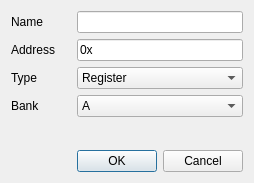
<?xml version="1.0" encoding="UTF-8"?>
<ui version="4.0">
 <class>RegWatcherDialog</class>
 <widget class="QDialog" name="RegWatcherDialog">
  <property name="geometry">
   <rect>
    <x>0</x>
    <y>0</y>
    <width>254</width>
    <height>183</height>
   </rect>
  </property>
  <property name="windowTitle">
   <string>Watch Address</string>
  </property>
  <layout class="QGridLayout" name="gridLayout">
   <item row="1" column="1">
    <widget class="QLineEdit" name="leAddress">
     <property name="toolTip">
      <string>Hexadecimal address</string>
     </property>
     <property name="text">
      <string>0x</string>
     </property>
    </widget>
   </item>
   <item row="6" column="0">
    <spacer name="horizontalSpacer">
     <property name="orientation">
      <enum>Qt::Horizontal</enum>
     </property>
     <property name="sizeHint" stdset="0">
      <size>
       <width>40</width>
       <height>20</height>
      </size>
     </property>
    </spacer>
   </item>
   <item row="6" column="1">
    <widget class="QDialogButtonBox" name="btnBox">
     <property name="orientation">
      <enum>Qt::Horizontal</enum>
     </property>
     <property name="standardButtons">
      <set>QDialogButtonBox::Cancel|QDialogButtonBox::Ok</set>
     </property>
    </widget>
   </item>
   <item row="5" column="0" colspan="2">
    <spacer name="verticalSpacer">
     <property name="orientation">
      <enum>Qt::Vertical</enum>
     </property>
     <property name="sizeHint" stdset="0">
      <size>
       <width>20</width>
       <height>40</height>
      </size>
     </property>
    </spacer>
   </item>
   <item row="0" column="0">
    <widget class="QLabel" name="label_3">
     <property name="text">
      <string>Name</string>
     </property>
    </widget>
   </item>
   <item row="0" column="1">
    <widget class="QLineEdit" name="leName"/>
   </item>
   <item row="1" column="0">
    <widget class="QLabel" name="label">
     <property name="text">
      <string>Address</string>
     </property>
    </widget>
   </item>
   <item row="3" column="0">
    <widget class="QLabel" name="lblBank">
     <property name="text">
      <string>Bank</string>
     </property>
    </widget>
   </item>
   <item row="3" column="1">
    <widget class="QComboBox" name="cmbBank">
     <item>
      <property name="text">
       <string>A</string>
      </property>
     </item>
     <item>
      <property name="text">
       <string>B</string>
      </property>
     </item>
    </widget>
   </item>
   <item row="2" column="0">
    <widget class="QLabel" name="label_2">
     <property name="text">
      <string>Type</string>
     </property>
    </widget>
   </item>
   <item row="2" column="1">
    <widget class="QComboBox" name="cmbType">
     <item>
      <property name="text">
       <string>Register</string>
      </property>
     </item>
     <item>
      <property name="text">
       <string>Scratchpad RAM</string>
      </property>
     </item>
     <item>
      <property name="text">
       <string>Output port</string>
      </property>
     </item>
     <item>
      <property name="text">
       <string>Input port</string>
      </property>
     </item>
    </widget>
   </item>
  </layout>
 </widget>
 <resources/>
 <connections>
  <connection>
   <sender>btnBox</sender>
   <signal>accepted()</signal>
   <receiver>RegWatcherDialog</receiver>
   <slot>accept()</slot>
   <hints>
    <hint type="sourcelabel">
     <x>248</x>
     <y>254</y>
    </hint>
    <hint type="destinationlabel">
     <x>157</x>
     <y>274</y>
    </hint>
   </hints>
  </connection>
  <connection>
   <sender>btnBox</sender>
   <signal>rejected()</signal>
   <receiver>RegWatcherDialog</receiver>
   <slot>reject()</slot>
   <hints>
    <hint type="sourcelabel">
     <x>316</x>
     <y>260</y>
    </hint>
    <hint type="destinationlabel">
     <x>286</x>
     <y>274</y>
    </hint>
   </hints>
  </connection>
 </connections>
</ui>
